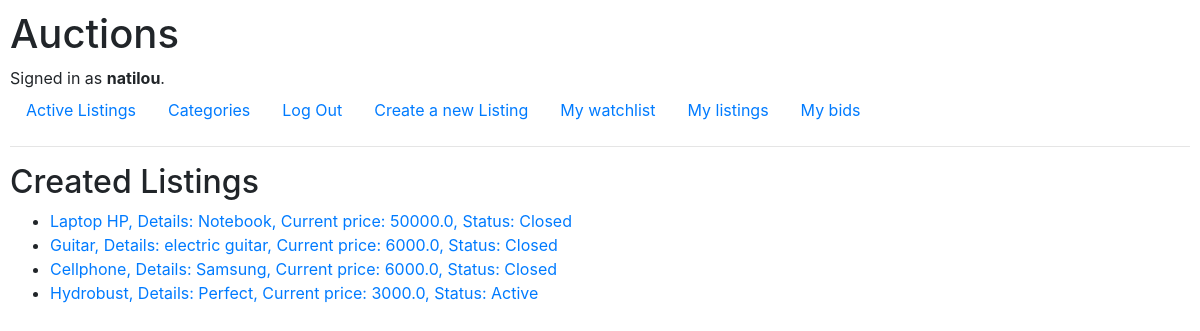
Screenshot of /mylistings (signed in) with the database file from the repository.
### auctions/models.py (models this page shows, shortened)
class User(AbstractUser):
    pass

class Listing(models.Model):
    title = models.CharField(max_length=64)
    description = models.TextField(max_length=300)
    starting_price = models.FloatField()
    currency = models.CharField(max_length=4)
    image_url = models.URLField(null=True, blank=True)
    is_active = models.BooleanField(default=True)
    category = models.ForeignKey(Category, on_delete=models.CASCADE, related_name="listings")
    user = models.ForeignKey(User, on_delete=models.CASCADE, related_name="listings")
    @property
    def status_label(self):
        if not self.is_active:
            return "Closed"
        return "Active"
    @property
    def current_price(self):
        max_amount = Bid.objects.filter(listing=self).aggregate(Max("amount")).get('amount__max')
        if max_amount:
            return max_amount
        return self.starting_price

### auctions/views.py (the view)
# urls.py: path("mylistings", views.show_my_listings, name="show_my_listings"),
@login_required
def show_my_listings(request):
    return render(request, "auctions/my_listings.html", {
        "my_listings": Listing.objects.filter(user=request.user)
    })

### auctions/templates/auctions/my_listings.html (shortened to what this page needs)
{% extends "auctions/layout.html" %}
{% block body %}
    <h2>Created Listings</h2>
    {% if user.is_authenticated %}
    <ul>
        {% for listing in my_listings %}
        <li>
            <a href="{% url 'listing' listing.id %}"> {{listing.title}}, Details: {{listing.description}}, Current price: {{ listing.current_price }}, Status: {{ listing.status_label }}</a>
        </li>
        {% endfor %}
    </ul>
    {% endif %}
{% endblock %}

### auctions/templates/auctions/layout.html (shortened to what this page needs)
{% load static %}
<!DOCTYPE html>
<html lang="en">
    <head>
        <link rel="stylesheet" href="https://stackpath.bootstrapcdn.com/bootstrap/4.4.1/css/bootstrap.min.css">
        <link href="{% static 'auctions/styles.css' %}" rel="stylesheet">
    </head>
    <body>
        <h1>Auctions</h1>
        <div>
            {% if user.is_authenticated %}
                Signed in as <strong>{{ user.username }}</strong>.
            {% else %}
                Not signed in.
            {% endif %}
        </div>
        <ul class="nav">
            <li class="nav-item">
                <a class="nav-link" href="{% url 'index' %}">Active Listings</a>
            </li>
            <li class="nav-item">
                <a class="nav-link" href="{% url 'show_categories' %}">Categories</a>
            </li>
            {% if user.is_authenticated %}
                <li class="nav-item">
                    <a class="nav-link" href="{% url 'logout' %}">Log Out</a>
                </li>
                <li class="nav-item">
                    <a class="nav-link" href="{% url 'new' %}">Create a new Listing</a>
                </li>
                <li class="nav-item">
                    <a class="nav-link" href="{% url 'show_watchlist' %}">My watchlist</a>
                </li>
                <li class="nav-item">
                    <a class="nav-link" href="{% url 'show_my_listings' %}">My listings</a>
                </li>
                <li class="nav-item">
                    <a class="nav-link" href="{% url 'show_my_bids' %}">My bids</a>
                </li>
            {% endif %}
        </ul>
        <hr>
        {% block body %}
        {% endblock %}
    </body>
</html>

### auctions/static/auctions/styles.css (style rules this page uses)
body { padding: 10px; }

### rows the page displays
User: username "natilou"
Listing: title "Laptop HP", description "Notebook", current_price "50000.0", status_label "Closed"
Listing: title "Guitar", description "electric guitar", current_price "6000.0", status_label "Closed"
Listing: title "Cellphone", description "Samsung", current_price "6000.0", status_label "Closed"
Listing: title "Hydrobust", description "Perfect", current_price "3000.0", status_label "Active"
